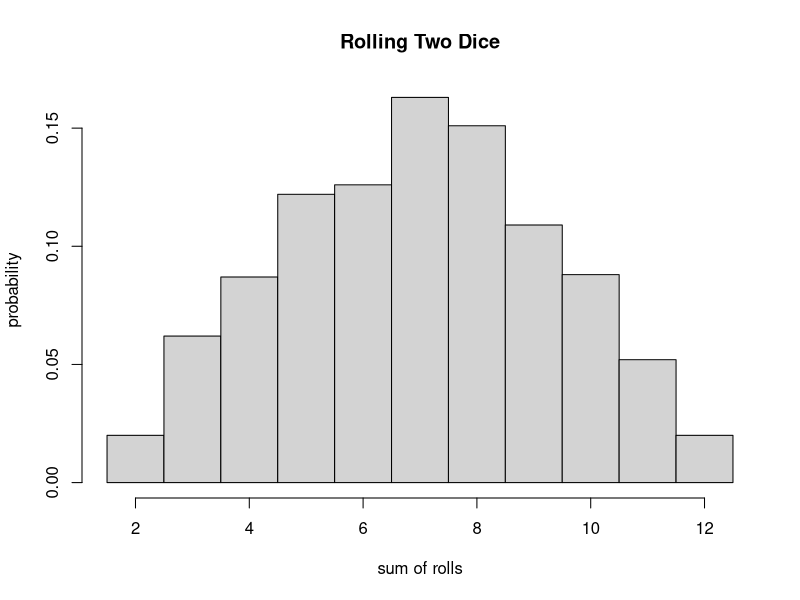
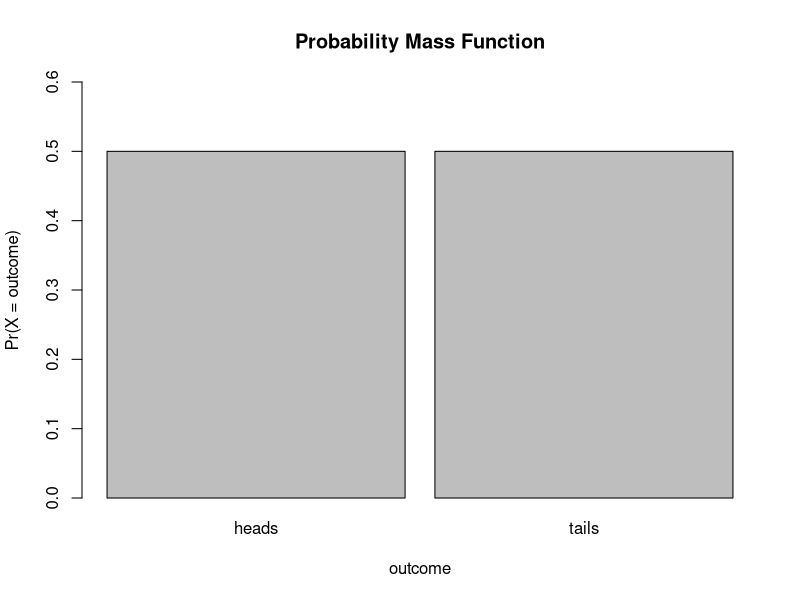
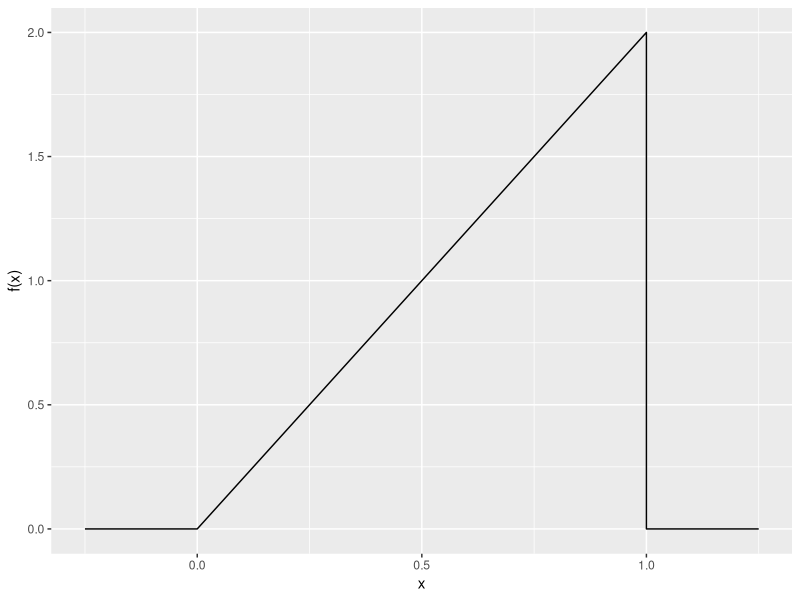
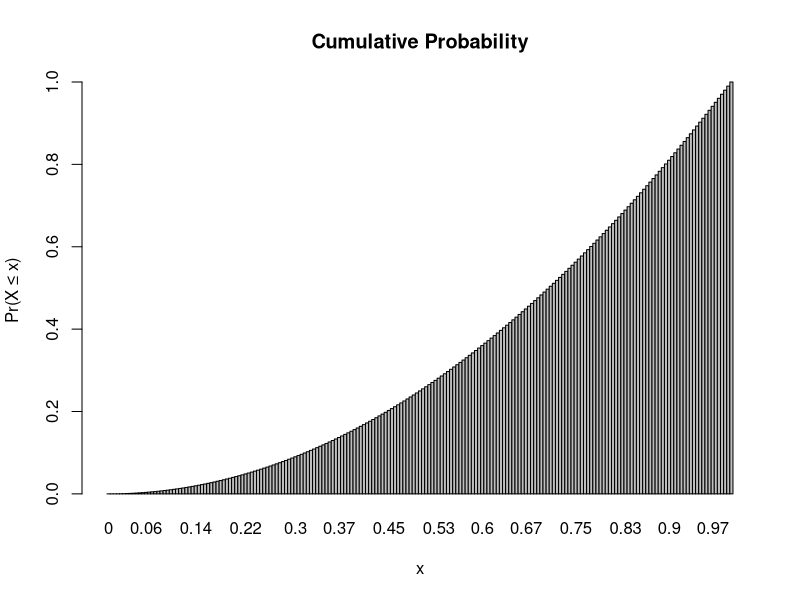
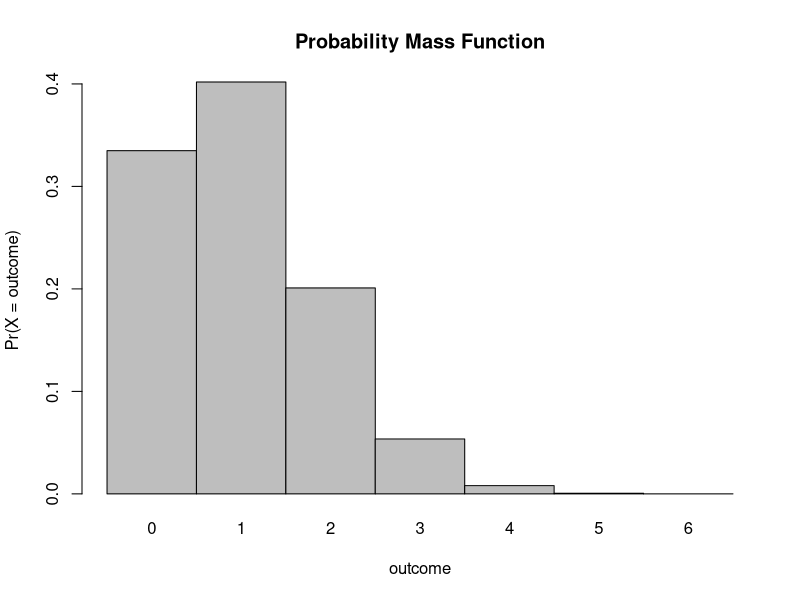
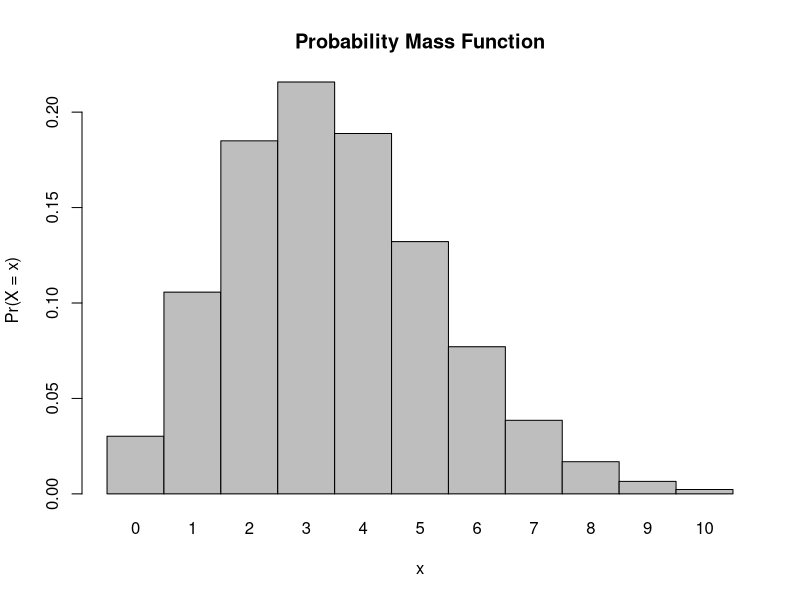
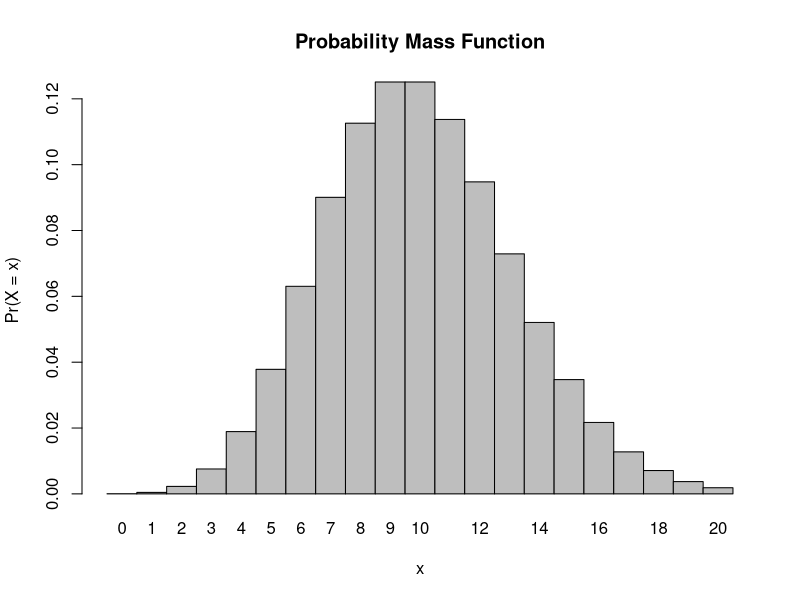
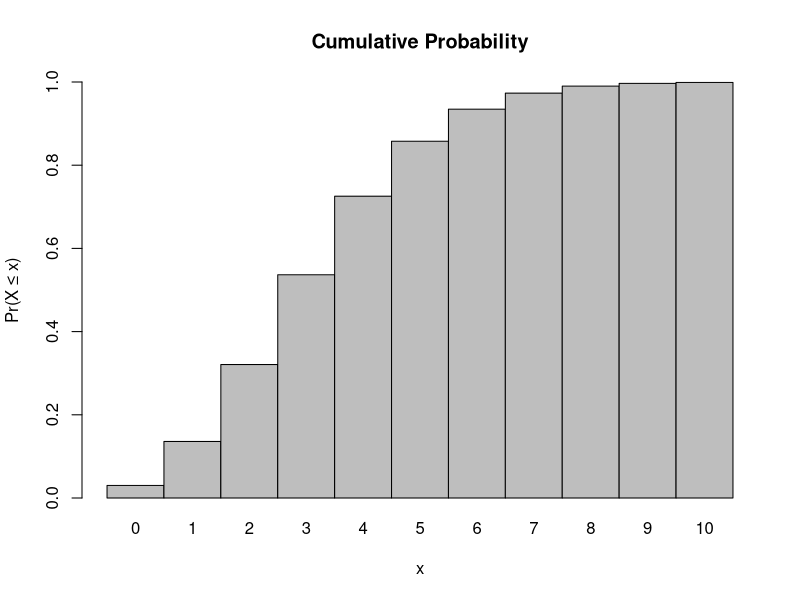

Write the R code that produced these figures, in order.
## ---- chunk 1
knitr::opts_chunk$set(echo = TRUE)
## ---- chunk 2
nrolls <- 1000 #just saving the number of rolls as a variable for ease
roll <- function(x) {sample(1:6, x, replace = TRUE)} #creating a simple function that simulates rolling a 6-sided die
two_dice <- roll(nrolls) + roll(nrolls) #combining functions to simulate rolling two dice 1000 (nrolls) times and summing the outcomes each time
hist(two_dice, breaks = c(1.5:12.5), probability = TRUE, main = "Rolling Two Dice", xlab = "sum of rolls", ylab = "probability") #creating a histogram of the outcomes
## ---- chunk 3
deck <- 52
face <- 3*4
king <- 4
suit <- 13
red <- 2 * suit
## ---- chunk 4
faceprob <- face/deck
faceprob
## ---- chunk 5
kingprob <- king/deck
kingprob
## ---- chunk 6
suitprob <- suit/deck
suitprob
## ---- chunk 7
spadefaceprob <- suit/deck
spadefaceprob
## ---- chunk 8
kingfaceprob <- king/face
kingfaceprob
## ---- chunk 9
faceredprob <- (red/deck) * (face/deck)
faceredprob
## ---- chunk 10
outcomes <- c("heads", "tails") #assigns outcomes as characters
prob <- c(1/2, 1/2) #assigns probability of each outcome
barplot(prob, ylim = c(0, 0.6), names.arg = outcomes, space = 0.1, xlab = "outcome", ylab = "Pr(X = outcome)", main = "Probability Mass Function") #make a plot of an example of what probability mass functions produce
## ---- chunk 11
library(ggplot2)
a <- 2
b <- 1
K <- 2
x <- seq(from = 0, to = 1, by = 0.025) #counting off by 0.025
fx <- K * x^(a - 1) * (1 - x)^(b - 1) #the function
lower_x <- seq(from = -0.25, to = 0, by = 0.025)  # add some values of x less than zero
upper_x <- seq(from = 1, to = 1.25, by = 0.025)  # add some values of x greater than one
lower_fx <- rep(0, 11)  # add fx=0 values to x<0
upper_fx <- rep(0, 11)  # add fx=0 values to x>1
x <- c(lower_x, x, upper_x)  # paste xs together
fx <- c(lower_fx, fx, upper_fx)  # paste fxs together
d <- as.data.frame(cbind(x, fx))
p <- ggplot(data = d, aes(x = x, y = fx)) + xlab("x") + ylab("f(x)") + geom_line()
p
## ---- chunk 12
x <- seq(from = 0, to = 1, by = 0.005)
prob <- 0.5 * x * K * x^(a - 1) * (1 - x)^(b - 1)
barplot(prob, names.arg = x, space = 0, main = "Cumulative Probability", xlab = "x",
    ylab = "Pr(X ≤ x)")
## ---- chunk 13
pbeta(0.75, 2, 1)  # cumulative probability for x ≤ 0.75

pbeta(0.5, 2, 1)  # cumulative probability for x ≤ 0.50
## ---- chunk 14
m <- sum(seq(1:6) * 1/6) #this is the basic algebraic mean of the integers 1 through 6 which should represent any (large) number of dice rolls
m
## ---- chunk 15
var <- sum((seq(1:6) - mean(seq(1:6)))^2 * (1/6)) #this is the basic variance calculation if the data were just the integers 1 through 6
var
## ---- chunk 16
suit <- 13
deck <- 52
PrSpade <- (suit/deck)^1 * ((deck-suit)/deck)^0
PrSpade
## ---- chunk 17
VarSpade <- (suit/deck) * (1 - (suit/deck))
VarSpade
## ---- chunk 18
n <- 6  #number of trials
k <- 6  #number of successes
p <- 1/6 #probability of each success
prob <- (factorial(n)/(factorial(k) * factorial(n - k))) * (p^k) * (1 - p)^(n - k)
prob
## ---- chunk 19
k <- 3  #number of successes; n and p same as last time
prob <- (factorial(n)/(factorial(k) * factorial(n - k))) * (p^k) * (1 - p)^(n - k)
prob
## ---- chunk 20
dbinom(x = k, size = n, prob = p) #there is a binomial distribution function built into R
## ---- chunk 21
dbinom(x = 6, size = 6, prob = 1/6) #x = the number of successes
## ---- chunk 22
probset <- dbinom(x = 0:6, size = 6, prob = 1/6)  # x is number of successes, size is number of trials
barplot(probset, names.arg = 0:6, space = 0, xlab = "outcome", ylab = "Pr(X = outcome)",
    main = "Probability Mass Function")
## ---- chunk 23
x <- 0:10
l = 3.5
probset <- dpois(x = x, lambda = l)
barplot(probset, names.arg = x, space = 0, xlab = "x", ylab = "Pr(X = x)", main = "Probability Mass Function")
## ---- chunk 24
x <- 0:20
l = 10
probset <- dpois(x = x, lambda = l)
barplot(probset, names.arg = x, space = 0, xlab = "x", ylab = "Pr(X = x)", main = "Probability Mass Function")
## ---- chunk 25
x <- 0:10
l <- 3.5
barplot(ppois(q = x, lambda = l), ylim = 0:1, space = 0, names.arg = x, xlab = "x",
    ylab = "Pr(X ≤ x)", main = "Cumulative Probability")
## ---- chunk 26
a <- 4
b <- 8
x <- seq(from = a - (b - a), to = b + (b - a), by = 0.01)
fx <- dunif(x, min = a, max = b)  # dunif() evaluates the density at each x
plot(x, fx, type = "l", xlab = "x", ylab = "f(x)", main = "Probability Density Function")
## ---- chunk 27
plot(x, punif(q = x, min = a, max = b), type = "l", xlab = "x", ylab = "Pr(X ≤ x)",
    main = "Cumulative Probability")  # punif() is the cumulative probability density up to a given x
## ---- chunk 28

## ---- chunk 29
mu <- 4
sigma <- 1.5
curve(dnorm(x, mu, sigma), mu - 4 * sigma, mu + 4 * sigma, main = "Normal Curve",
    xlab = "x", ylab = "f(x)")
## ---- chunk 30
n <- 1000
mu <- 3.5
sigma <- 4
v <- rnorm(n, mu, sigma)
mean(v)
var(v)
sd(v)
hist(v, breaks = seq(from = -15, to = 20, by = 0.5), probability = TRUE)
## ---- chunk 31
qqnorm(v, main = "Normal QQ plot random normal variables")
qqline(v, col = "gray")
## ---- chunk 32
x <- rnorm(10000, mean = 5, sd = 8)  # simulate from a normal distribution with mean 5 and SD 8
hist(x)
## ---- chunk 33
mean(x)
sd(x)
## ---- chunk 34
z <- (x - mean(x))/sd(x)  # standardized!
hist(z)
## ---- chunk 35
mean(z)
sd(z)
## ---- chunk 36
set.seed(1)
x <- rnorm(1e+06, 25, 5)
hist(x, probability = TRUE)
## ---- chunk 37
mu <- mean(x)
mu

sigma <- sqrt(sum((x - mean(x))^2)/length(x))
## ---- chunk 38
k <- 1000  # number of samples
n <- 5  # size of each sample
s <- NULL  # dummy variable to hold each sample
for (i in 1:k) {
    s[[i]] <- sample(x, size = n, replace = FALSE)
}
head(s)
## ---- chunk 39
m <- NULL
for (i in 1:k) {
    m[i] <- mean(s[[i]])
}
mean(m)  # almost equal to...
